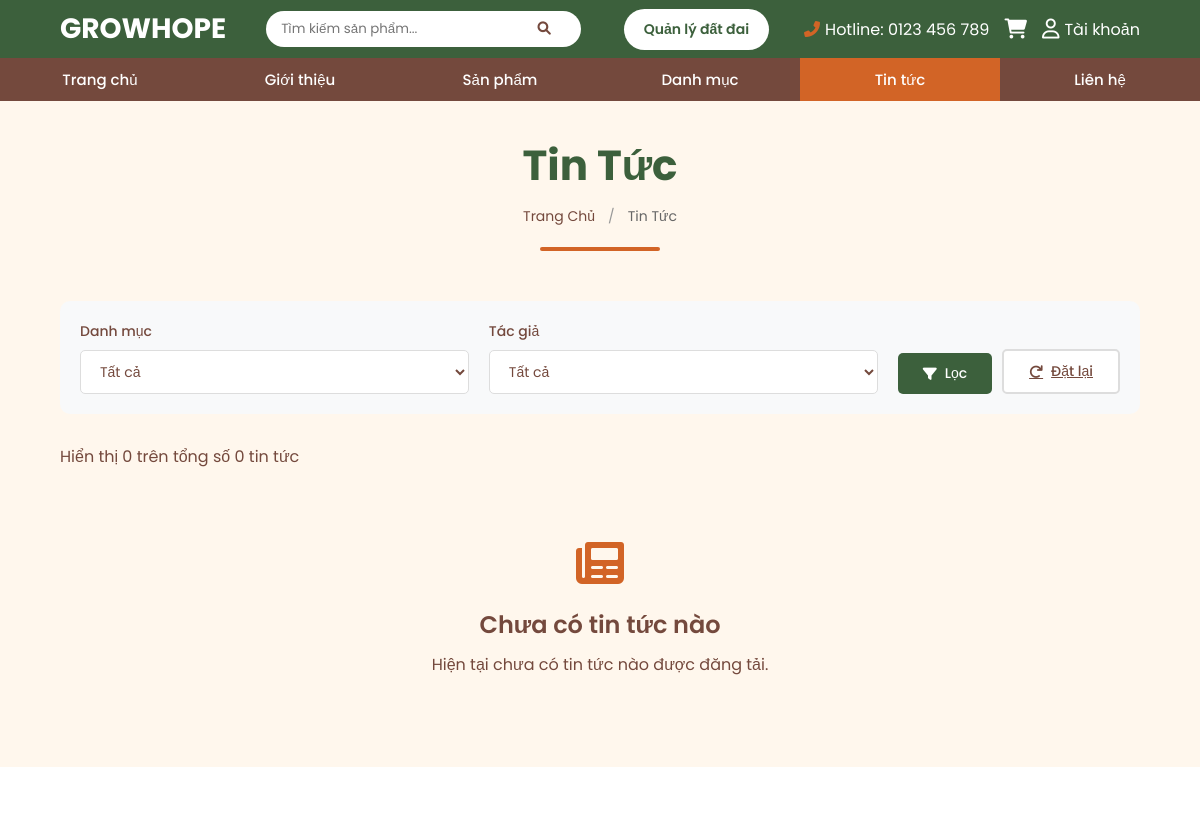
The page /public/news.php (upper part) on the database as committed earlier.
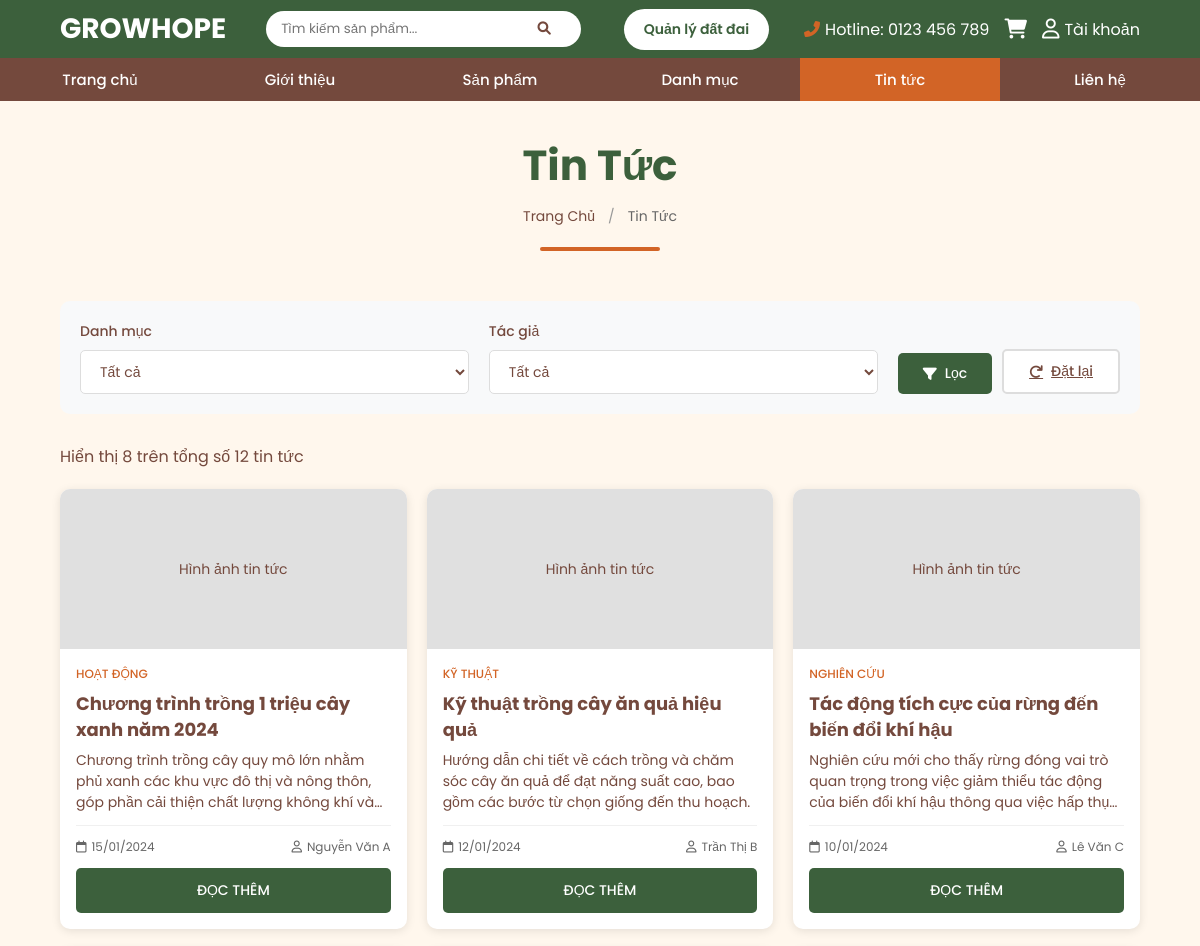
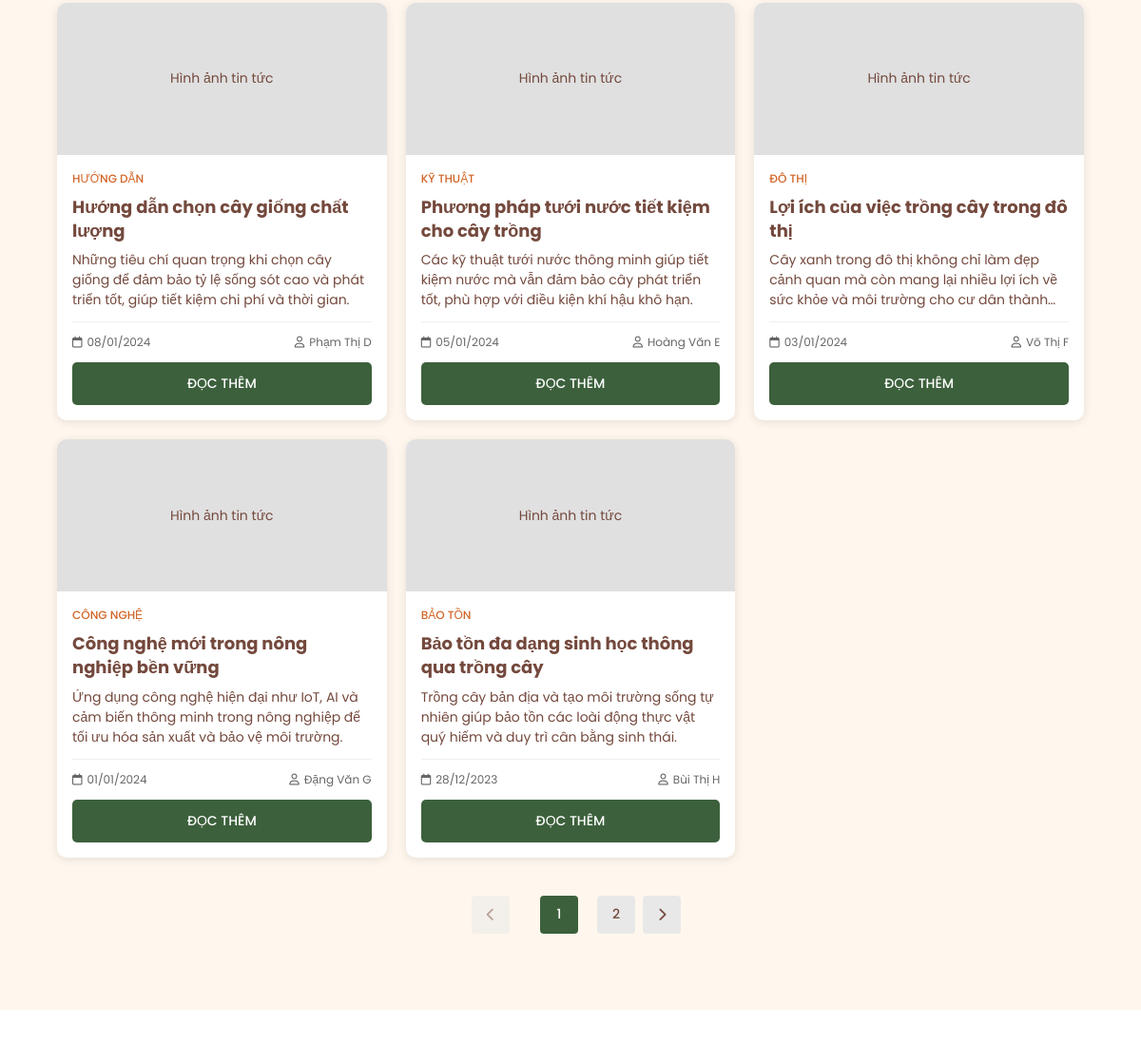
The same page on the database as committed later (2 pictures, top to bottom).
### tables this page shows
CREATE TABLE news (
    news_id INT AUTO_INCREMENT PRIMARY KEY,
    title VARCHAR(255) NOT NULL,
    slug VARCHAR(255) NOT NULL UNIQUE,
    publish_date DATE NOT NULL,
    author VARCHAR(255) NOT NULL,
    category VARCHAR(255) NOT NULL,
    excerpt TEXT,
    description TEXT,
    content LONGTEXT,
    created_at TIMESTAMP DEFAULT CURRENT_TIMESTAMP
);

### public/news.php (the view, shortened to what this page needs)
<?php
require_once '../includes/database.php';
try {
    $pdo = getPDO();
} catch (RuntimeException $e) {
    $pdo = null;
}
$news = [];
$total_news = 0;
if ($pdo) {
    try {
        $where_conditions = [];
        $where_sql = !empty($where_conditions) ? 'WHERE ' . implode(' AND ', $where_conditions) : '';
        $count_sql = "SELECT COUNT(*) FROM news $where_sql";
        $countStmt = $pdo->prepare($count_sql);
        $countStmt->execute();
        $total_news = (int) $countStmt->fetchColumn();
        $items_per_page = PAGINATION_NEWS_PER_PAGE;
        $page = isset($_GET['page']) ? max(1, (int)$_GET['page']) : 1;
        $offset = ($page - 1) * $items_per_page;
        $news_sql = "SELECT news_id, title, slug, publish_date, author, category, excerpt, description
                     FROM news
                     $where_sql
                     ORDER BY publish_date DESC, created_at DESC
                     LIMIT :limit OFFSET :offset";
        $newsStmt = $pdo->prepare($news_sql);
        $newsStmt->bindValue(':limit', $items_per_page, PDO::PARAM_INT);
        $newsStmt->bindValue(':offset', $offset, PDO::PARAM_INT);
        $newsStmt->execute();
        $news = $newsStmt->fetchAll();
    } catch (PDOException $e) {
        $news = [];
        $total_news = 0;
    }
}
include '../includes/header.php';
?>
<main style="min-height: 60vh; padding: 0; background-color: var(--light);">
    <?php
    include __DIR__ . '/../includes/components/page-header.php';
    ?>
    <div class="news-container">
        <?php
        include __DIR__ . '/../includes/components/filter.php';
        ?>
        <div class="news-info">
            Hiển thị <span id="display-count"><?php echo count($news); ?></span> trên tổng số <span id="total-count"><?php echo $total_news; ?></span> tin tức
        </div>
        <?php if (empty($news)): ?>
            <div class="no-news">
                <i class="fas fa-newspaper"></i>
                <h3>Chưa có tin tức nào</h3>
                <p>Hiện tại chưa có tin tức nào được đăng tải.</p>
            </div>
        <?php else: ?>
            <div class="news-grid">
                <?php foreach ($news as $item): ?>
                    <div class="news-card">
                        <div class="news-image">
                            <div class="news-image-placeholder">Hình ảnh tin tức</div>
                        </div>
                        <div class="news-info-card">
                            <div class="news-category"><?php echo htmlspecialchars($item['category']); ?></div>
                            <h3 class="news-title">
                                <a href="../views/news-detail.php?slug=<?php echo htmlspecialchars($item['slug']); ?>">
                                    <?php echo htmlspecialchars($item['title']); ?>
                                </a>
                            </h3>
                            <p class="news-excerpt">
                                <?php echo htmlspecialchars($item['excerpt'] ?: $item['description']); ?>
                            </p>
                            <div class="news-meta">
                                <div class="news-date">
                                    <i class="far fa-calendar"></i>
                                    <?php echo date('d/m/Y', strtotime($item['publish_date'])); ?>
                                </div>
                                <div class="news-author">
                                    <i class="far fa-user"></i>
                                    <?php echo htmlspecialchars($item['author']); ?>
                                </div>
                            </div>
                            <a href="../views/news-detail.php?slug=<?php echo htmlspecialchars($item['slug']); ?>" class="read-more-btn">
                                ĐỌC THÊM
                            </a>
                        </div>
                    </div>
                <?php endforeach; ?>
            </div>
        <?php endif; ?>
        <?php
        include __DIR__ . '/../includes/components/pagination.php';
        ?>
    </div>
</main>
<?php include '../includes/footer.php'; ?>

Rows that differ between the two databases and show on the page:
added news: category "HOẠT ĐỘNG", title "Chương trình trồng 1 triệu cây xanh năm 2024", excerpt "Chương trình trồng cây quy mô lớn nhằm phủ xanh các khu vực đô thị và nông thôn, góp phần cải thiện chất lượng không khí…", publish_date "15/01/2024", author "Nguyễn Văn A"
added news: category "KỸ THUẬT", title "Kỹ thuật trồng cây ăn quả hiệu quả", excerpt "Hướng dẫn chi tiết về cách trồng và chăm sóc cây ăn quả để đạt năng suất cao, bao gồm các bước từ chọn giống đến thu hoạch.", publish_date "12/01/2024", author "Trần Thị B"
added news: category "NGHIÊN CỨU", title "Tác động tích cực của rừng đến biến đổi khí hậu", excerpt "Nghiên cứu mới cho thấy rừng đóng vai trò quan trọng trong việc giảm thiểu tác động của biến đổi khí hậu thông qua việc hấp…", publish_date "10/01/2024", author "Lê Văn C"
added news: category "HƯỚNG DẪN", title "Hướng dẫn chọn cây giống chất lượng", excerpt "Những tiêu chí quan trọng khi chọn cây giống để đảm bảo tỷ lệ sống sót cao và phát triển tốt, giúp tiết kiệm chi phí và thời gian.", publish_date "08/01/2024", author "Phạm Thị D"
added news: category "KỸ THUẬT", title "Phương pháp tưới nước tiết kiệm cho cây trồng", excerpt "Các kỹ thuật tưới nước thông minh giúp tiết kiệm nước mà vẫn đảm bảo cây phát triển tốt, phù hợp với điều kiện khí hậu khô hạn.", publish_date "05/01/2024", author "Hoàng Văn E"
added news: category "ĐÔ THỊ", title "Lợi ích của việc trồng cây trong đô thị", excerpt "Cây xanh trong đô thị không chỉ làm đẹp cảnh quan mà còn mang lại nhiều lợi ích về sức khỏe và môi trường cho cư dân…", publish_date "03/01/2024", author "Võ Thị F"
added news: category "CÔNG NGHỆ", title "Công nghệ mới trong nông nghiệp bền vững", excerpt "Ứng dụng công nghệ hiện đại như IoT, AI và cảm biến thông minh trong nông nghiệp để tối ưu hóa sản xuất và bảo vệ môi trường.", publish_date "01/01/2024", author "Đặng Văn G"
added news: category "BẢO TỒN", title "Bảo tồn đa dạng sinh học thông qua trồng cây", excerpt "Trồng cây bản địa và tạo môi trường sống tự nhiên giúp bảo tồn các loài động thực vật quý hiếm và duy trì cân bằng sinh thái.", publish_date "28/12/2023", author "Bùi Thị H"
Other text that changed with them:
count($news): "0" → "8"
$total_news: "0" → "12"
new list line: "1"
new list line: "2"
text no longer shown: "Chưa có tin tức nào Hiện tại chưa có tin tức nào được đăng tải."
